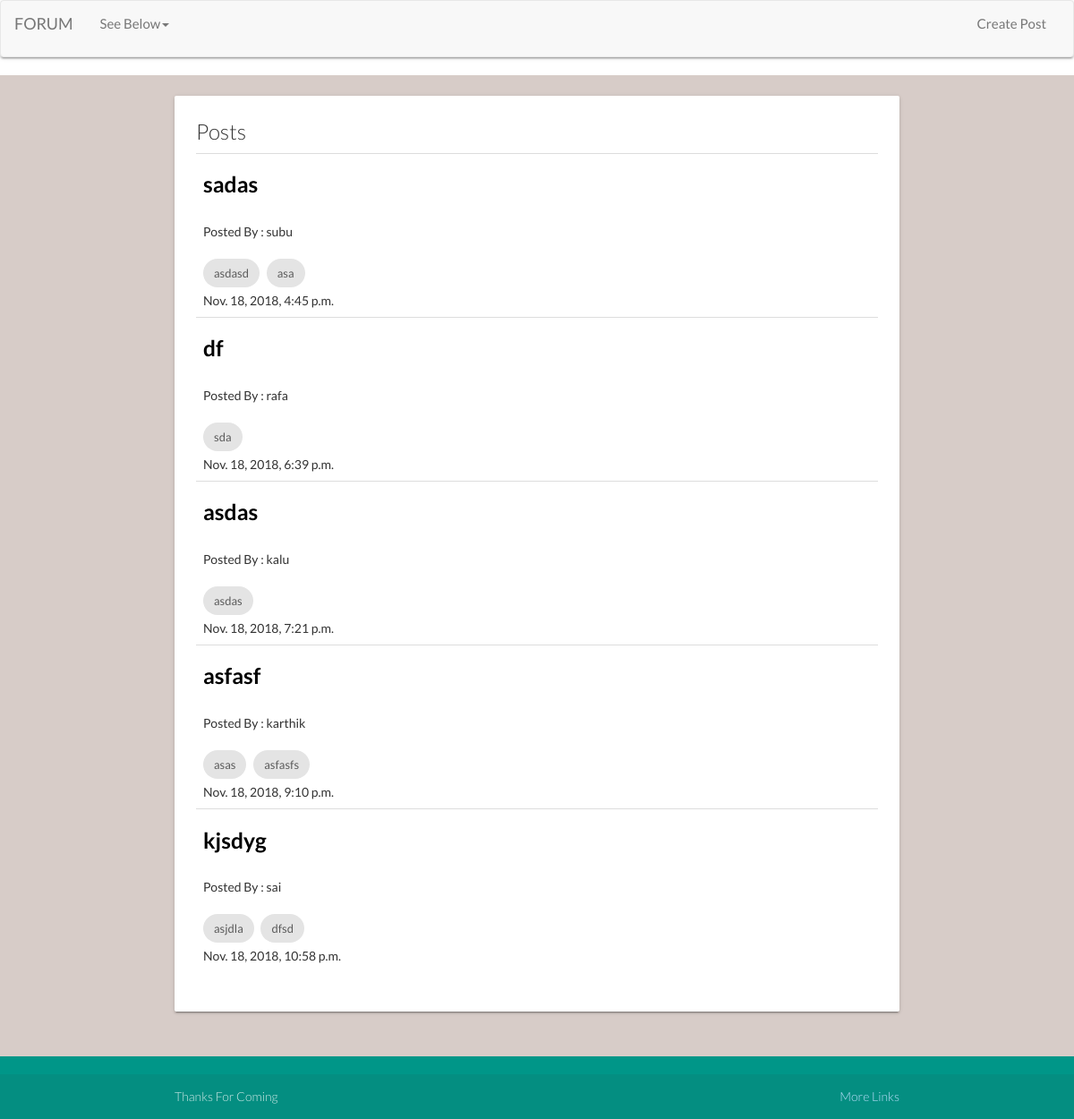
Page /post/ on the committed database.
### forum/models.py (models this page shows, shortened)
class TeacherPost(models.Model):
    STATUS_CHOICES = {
        ('draft', 'Draft'),
        ('publish', 'Publish'),
    }
    title = models.CharField(max_length=100)
    teacher = models.ForeignKey(User, related_name='forum_post',on_delete=models.CASCADE)
    tags = models.CharField(max_length=50,blank=True)
    body = RichTextField()
    created_time = models.DateTimeField(auto_now_add=True)
    status = models.CharField(max_length=10, choices=STATUS_CHOICES, default='publish')
    def get_tags(self):
        arr = []
        arr = self.tags.split('  ')
        return arr

### forum/views.py (the view)
# urls.py: path('post/',views.post_list,name='post_list'),
def post_list(request):
    all_post=TeacherPost.objects.filter(status='publish').order_by('created_time')
    context={
        'all_post':all_post,
    }
    return render(request,'forum/post_list.html',context)

### forum/templates/forum/post_list.html (shortened to what this page needs)
{% extends "forum/base.html" %}
{% block content %}
    <section class="section section-posts brown lighten-4">
    <div class="container">
        <div class="row">
          <div class="col s12 l12 m12">
        <div class="card">
         <div class="card-content">
                <span class="card-title">Posts</span>
                <table class="table table-hover">
                <tbody>
                      {% for post in all_post %}
                    <tr>
                        <td>
                          <h5><b><a href="{% url 'forum:post_detail' post.id %}" style="color:#000000 ">{{ post.title }}</a></b></h5>
                          <br>
                          Posted By : {{ post.teacher }}
                        <br>
                        <br>
                          {% for tags in post.get_tags %}
                           <div class="chip">
                                {{ tags }}
                           </div>
                          {% endfor %}
                        <br>
                          {{ post.created_time }}
                        </td>
                    </tr>
                      {% endfor %}
                </tbody>
    </table>
        </div>
        </div>
          </div>
        </div>
    </div>
    </section>
{% endblock %}

### static/forum/style.css (style rules this page uses)
body { font-family: 'Lato', sans-serif; }

### rows in the picture
TeacherPost: title "sadas", teacher "subu", get_tags "asdasd" "asa", created_time "Nov. 18, 2018, 4:45 p.m."
TeacherPost: title "df", teacher "rafa", get_tags "sda", created_time "Nov. 18, 2018, 6:39 p.m."
TeacherPost: title "asdas", teacher "kalu", get_tags "asdas", created_time "Nov. 18, 2018, 7:21 p.m."
TeacherPost: title "asfasf", teacher "karthik", get_tags "asas" "asfasfs", created_time "Nov. 18, 2018, 9:10 p.m."
TeacherPost: title "kjsdyg", teacher "sai", get_tags "asjdla" "dfsd", created_time "Nov. 18, 2018, 10:58 p.m."
